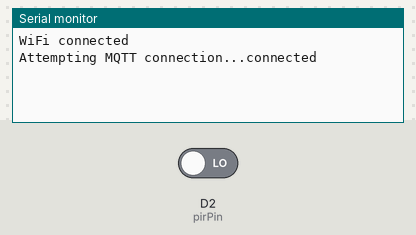
Simulated run of this sketch. Board: Arduino MKR. On the bench: the last lines printed to the serial monitor. Inputs (shaded band) come from the test bench; at power-on: D2 (pirPin) LOW. WiFi joins after 1.5 s; servers stay silent unless stated; no MQTT or app messages arrive unless stated.

Above: at 2.7 s.
2.8 s: D2 (pirPin) driven HIGH
At 3.7 s:
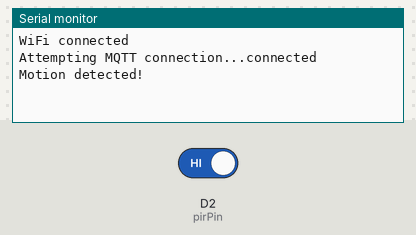
4.3 s: D2 (pirPin) driven LOW
At 4.9 s:
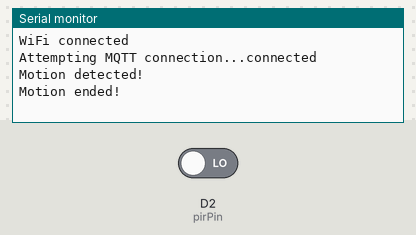

The sketch:

arduino_sketch.ino
```cpp
#include <SPI.h>
#include <WiFiNINA.h> #WiFiNINA를 사용해야 WiFi Rev 2 모델에서 통신 가능
#include <PubSubClient.h>

const char* ssid = "your_SSID";
const char* password = "your_PASSWORD";
const char* mqtt_server = "your_MQTT_broker_address";

WiFiClient espClient;
PubSubClient client(espClient);

const int pirPin = 2;
int pirState = LOW;

void setup() {
  Serial.begin(9600);
  pinMode(pirPin, INPUT);

  // WiFi 연결
  WiFi.begin(ssid, password);
  while (WiFi.status() != WL_CONNECTED) {
    delay(500);
    Serial.print(".");
  }
  Serial.println("WiFi connected");

  client.setServer(mqtt_server, 1883);
}

void reconnect() {
  while (!client.connected()) {
    Serial.print("Attempting MQTT connection...");
    if (client.connect("ArduinoClient")) {
      Serial.println("connected");
    } else {
      Serial.print("failed, rc=");
      Serial.print(client.state());
      Serial.println(" try again in 5 seconds");
      delay(5000);
    }
  }
}

void loop() {
  if (!client.connected()) {
    reconnect();
  }
  client.loop();

  int sensorValue = digitalRead(pirPin);
  if (sensorValue == HIGH) {
    if (pirState == LOW) {
      Serial.println("Motion detected!");
      client.publish("sensor", "Motion detected");
      pirState = HIGH;
    }
  } else {
    if (pirState == HIGH) {
      Serial.println("Motion ended!");
      client.publish("sensor", "Motion ended");
      pirState = LOW;
    }
  }
  delay(100);
}
```

Measured:
- after the input at 2.8 s, the serial monitor: prints a new line after 0.05 s (image 1)
- after the input at 4.3 s, the serial monitor: prints a new line after 0.06 s (image 2)
